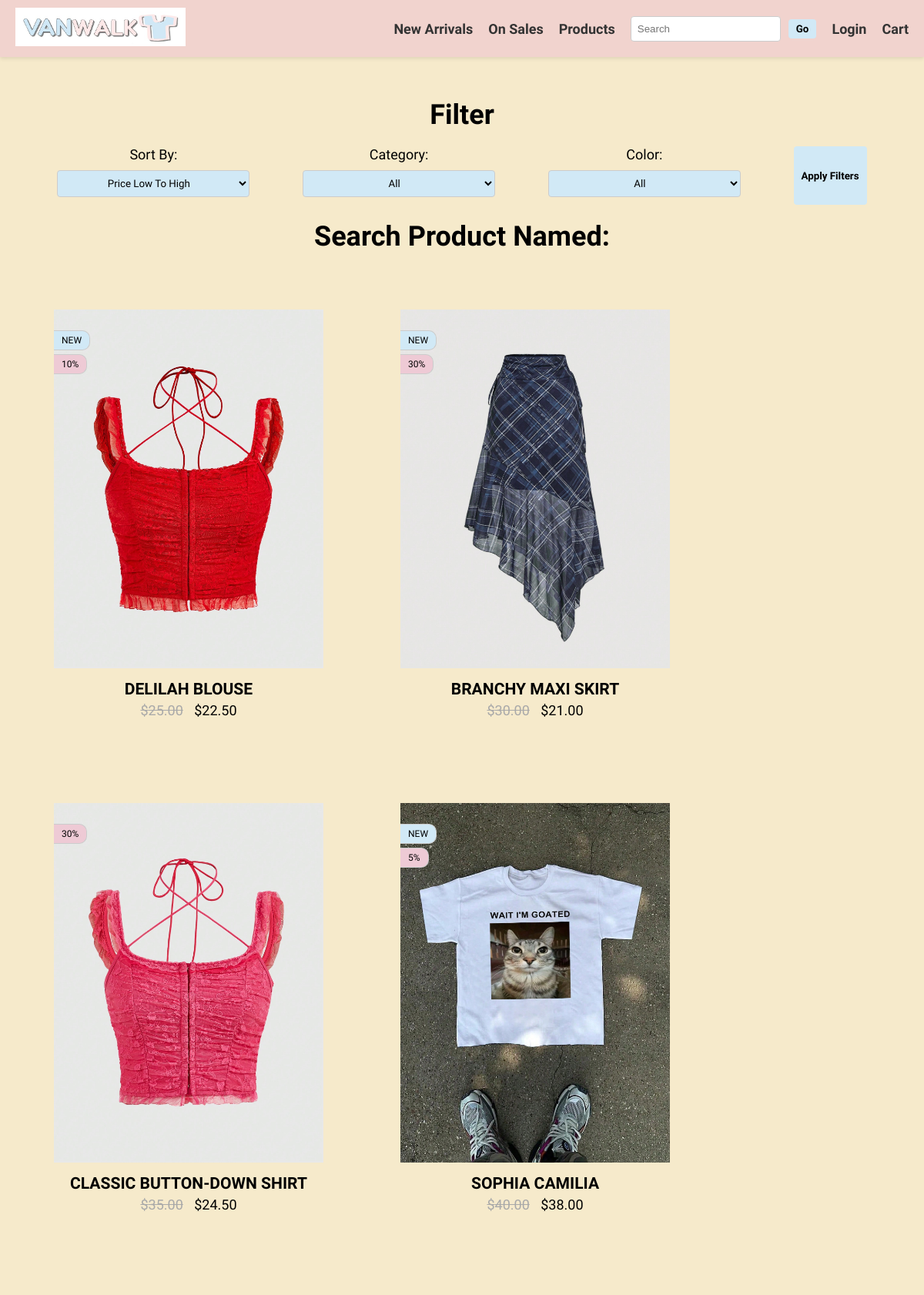
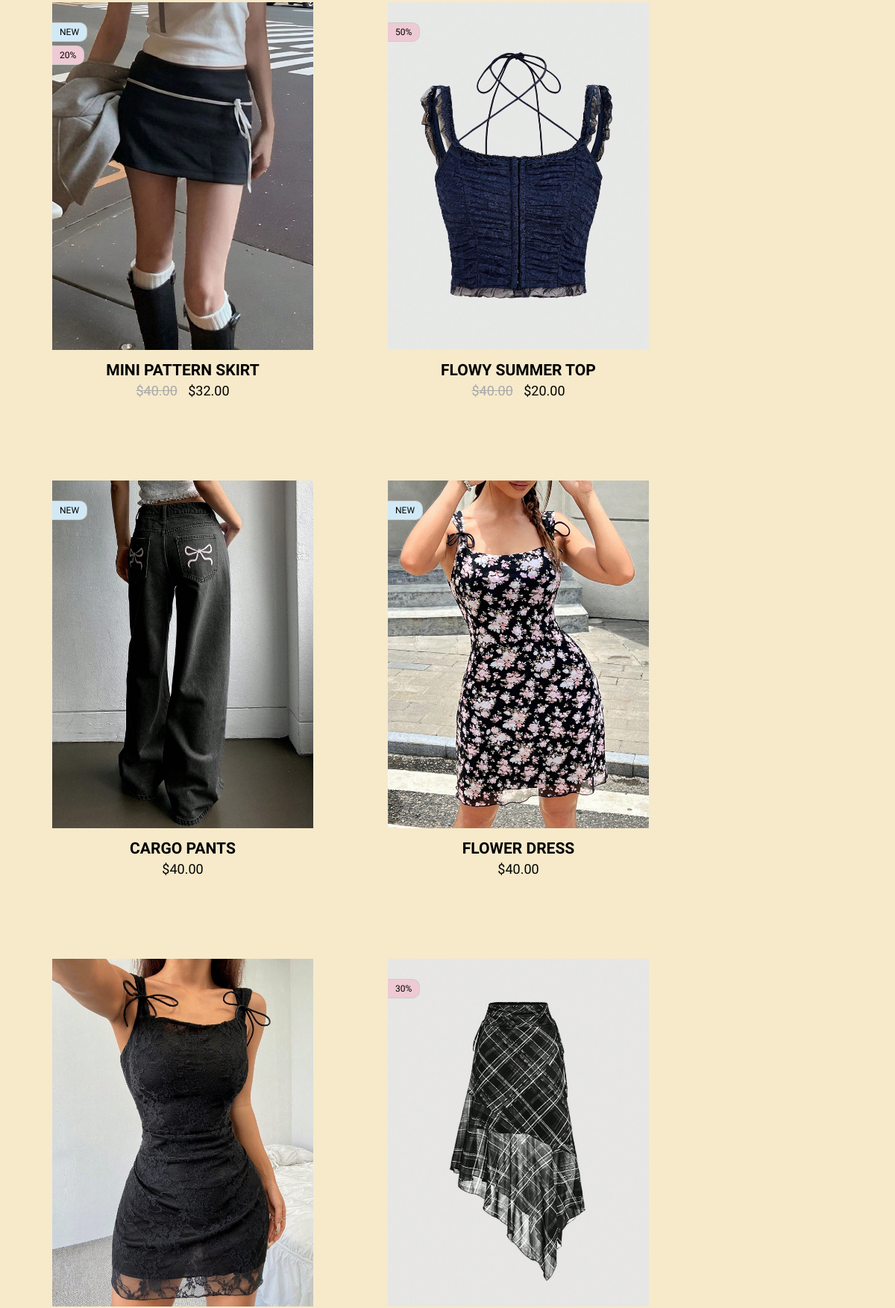
Screenshot of /search.php (upper part) with the database file from the repository (2 pictures, top to bottom).
### tables this page shows
CREATE TABLE `product` (
  `Prodid` char(3) NOT NULL,
  `Name` varchar(50) NOT NULL,
  `Price` float NOT NULL,
  `Type` varchar(50) NOT NULL,
  `Color` varchar(50) NOT NULL,
  `Description` longtext NOT NULL,
  `qty` int(11) NOT NULL,
  `Discount` float NOT NULL,
  `isNew` tinyint(1) NOT NULL,
  `created_datetime` datetime NOT NULL,
  `image_path` varchar(255) NOT NULL
);

### search.php (the view, shortened to what this page needs)
<?php
$servername = "localhost";
$username = "root";
$password = "";
$dbname = "vanwalk";
$search = isset($_SESSION['search']) ? $_SESSION['search'] : '';
$sort = isset($_GET['sort']) ? $_GET['sort'] : 'LTH';
$conn = mysqli_connect($servername, $username, $password, $dbname);
$sql = "SELECT * FROM Product WHERE Name LIKE '%$search%'";
switch ($sort) {
  case 'LTH':
    $sql .= " ORDER BY Price ASC";
    break;
}
$result = mysqli_query($conn, $sql);
?>
<!DOCTYPE html>
<html lang="en">
<head>
  <link rel="stylesheet" type="text/css" href="./css/index.css" />
  <link rel="stylesheet" type="text/css" href="./css/header-footer.css" />
</head>
<body>
  <?php include 'header.php'; ?>
  <div class="main_wrapper" style="padding: 30px 0px 50px 0px">
    <div class="container">
      <h1 style="text-align: center; margin-bottom: 0px">Filter</h1>
      <form method="GET" action="search.php" class="filter-container">
        <div class="filter-options">
          <label for="sort">Sort By:</label>
          <select id="sort" name="sort">
            <option value="LTH">Price Low To High</option>
          </select>
        </div>
        <div class="filter-options">
          <label for="category">Category:</label>
          <select id="category" name="category">
            <option value="all">All</option>
          </select>
        </div>
        <div class="filter-options">
          <label for="color">Color:</label>
          <select id="color" name="color">
            <option value="all">All</option>
          </select>
        </div>
        <button type="submit">Apply Filters</button>
      </form>
      <h1 style="text-align: center; margin-top: 0px">Search Product Named: <?php echo htmlspecialchars($search); ?></h1>
      <div class="product-grid" id="product-grid">
        <?php
        if (mysqli_num_rows($result) > 0) {
          while ($row = mysqli_fetch_assoc($result)) {
            echo '<form class="product-item" action="./productdetails.php" method="post">';
            echo '<img src="' . $row['image_path'] . '" alt="' . htmlspecialchars($row['Name']) . '" onclick="this.parentNode.submit();" style="cursor: pointer;" />';
            echo '<div class="product-labels">';
            if ($row['isNew']) {
              echo '<span class="product-label new">New</span>';
            }
            if ($row['Discount'] > 0) {
              echo '<span class="product-label discount">' . $row['Discount'] . '%</span>';
            }
            echo '</div>';
            echo '<h3 style="text-transform: uppercase;">' . htmlspecialchars($row['Name']) . '</h3>';
            if ($row['Discount'] > 0) {
              $discountedPrice = $row['Price'] * (1 - $row['Discount'] / 100);
              echo '<p><span style="text-decoration: line-through; color: #A9A9A9; padding-right: 10px;">$' . number_format($row['Price'], 2) . '</span> $' . number_format($discountedPrice, 2) . '</p>';
            } else {
              echo '<p>$' . number_format($row['Price'], 2) . '</p>';
            }
            echo '</form>';
          }
        } else {
          echo '<p>No products found.</p>';
        }
        ?>
      </div>
    </div>
  </div>
  <?php include 'footer.php'; ?>
</body>
</html>

### css/index.css (style rules this page uses)
body { background-color: #f6eacb; color: black; font-family: 'Amaranth', sans-serif; font-size: 18px; margin: 0; padding: 0; min-height: 100vh; display: flex; flex-direction: column; }
.container { max-width: 1800px; margin: 0 auto; padding: 0 20px; }
.main_wrapper { flex: 1; }
button { padding: 5px 10px; border: none; background-color: #d1e9f6; font-weight: bold; color: black; border-radius: 4px; font-family: 'Amaranth', sans-serif; cursor: pointer; }
.filter-container { display: flex; justify-content: space-around; align-item: center; padding: 20px; }
.filter-options { display: flex; align-items: center; flex-direction: column; }
.filter-options label { margin-bottom: 10px; }
.filter-options select { width: 250px; padding: 8px; text-align: center; border: 1px solid #ccc; border-radius: 4px; margin-bottom: 10px; font-family: 'Amaranth', sans-serif; background-color: #d1e9f6; }
.product-grid { display: flex; flex-wrap: wrap; justify-content: flex-start; }
.product-item { flex: 0 0 calc(20% - 10px); margin-bottom: 30px; border-radius: 3px; text-align: center; position: relative; margin: 50px; }
.product-item img { width: 350px; height: auto; }
.product-labels { position: absolute; top: 5%; left: 0; display: flex; flex-direction: column; }
.product-label { background-color: rgba(0, 0, 0, 0.8); color: black; padding: 5px 10px; font-size: 12px; text-transform: uppercase; margin-bottom: 5px; border: 1px solid #ccc; width: fit-content; border-left: 0px; border-top-right-radius: 10px; border-bottom-right-radius: 10px; }
.product-label.new { background-color: #d1e9f6; }
.product-label.discount { background-color: #eecad5; }
.product-item h3 { margin-top: 10px; margin-bottom: 5px; }
.product-item p { margin-top: 0; margin-bottom: 10px; }

### rows the page displays
product: image_path (picture), isNew "NEW", Discount "10", Name "DELILAH BLOUSE", Price "25.00", discountedPrice "22.50"
product: image_path (picture), isNew "NEW", Discount "30", Name "BRANCHY MAXI SKIRT", Price "30.00", discountedPrice "21.00"
product: image_path (picture), Discount "30", Name "CLASSIC BUTTON-DOWN SHIRT", Price "35.00", discountedPrice "24.50"
product: image_path (picture), isNew "NEW", Discount "5", Name "SOPHIA CAMILIA", Price "40.00", discountedPrice "38.00"
product: image_path (picture), isNew "NEW", Discount "20", Name "MINI PATTERN SKIRT", Price "40.00", discountedPrice "32.00"
product: image_path (picture), Discount "50", Name "FLOWY SUMMER TOP", Price "40.00", discountedPrice "20.00"
product: image_path (picture), isNew "NEW", Name "CARGO PANTS", Price "40.00"
product: image_path (picture), isNew "NEW", Name "FLOWER DRESS", Price "40.00"
product: image_path (picture)
product: image_path (picture), Discount "30"
